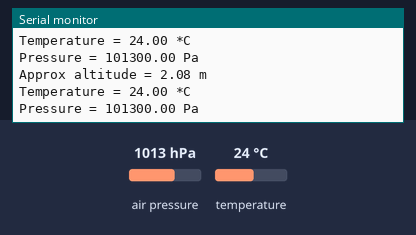
A sketch run on a simulated Arduino Uno, built with avr-gcc and run on an emulated ATmega328P. Parts: the last lines printed to the serial monitor. Inputs (shaded band) come from the test bench; at power-on: air pressure 1013 hPa, temperature 24 °C.

Above: at 1.2 s.
1.3 s: air pressure set to 1000 hPa
At 2.3 s:
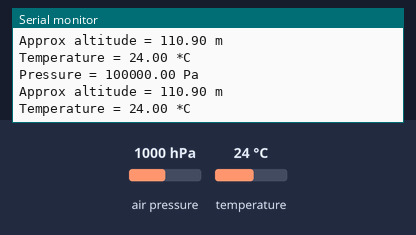
4.3 s: air pressure set to 952 hPa
At 5.0 s:
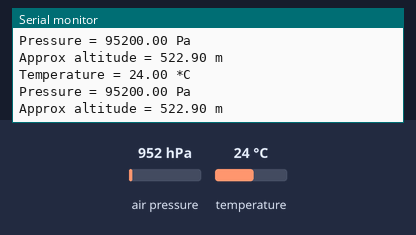
7.3 s: air pressure set to 1025 hPa
At 8.1 s:
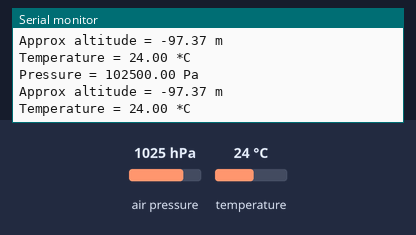
10.3 s: temperature set to 12 °C
At 11.4 s:
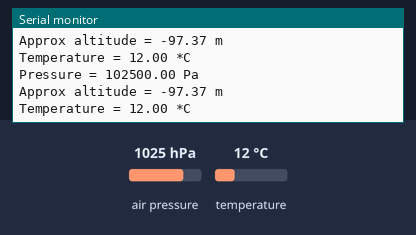
13.3 s: air pressure set to 975 hPa
At 14.2 s:
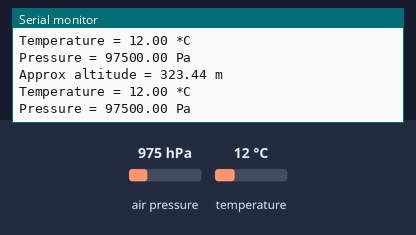
Timing chart, 0 to 16.3 s (numbered marks = the images above; inputs shaded):
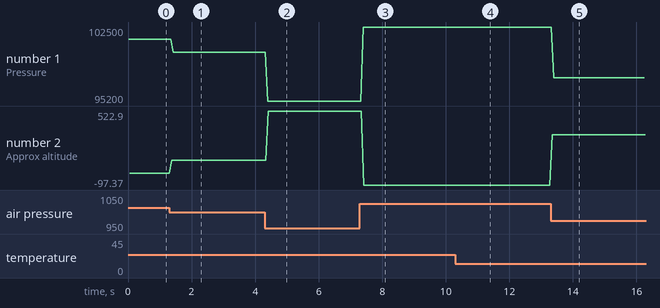

Measured:
- after the input at 1.3 s, the serial monitor: prints a new line after 0.08 s (image 1)
- after the input at 4.3 s, the serial monitor: prints a new line after 0.09 s (image 2)
- after the input at 7.3 s, the serial monitor: prints a new line after 0.10 s (image 3)
- after the input at 10.3 s, the serial monitor: prints a new line after 0.12 s (image 4)
- after the input at 13.3 s, the serial monitor: prints a new line after 0.05 s (image 5)
- plotted number 1: 101300 → 100000 after the input at 1.3 s, 100000 → 95200 after the input at 4.3 s, 95200 → 102500 after the input at 7.3 s, 102500 → 97500 after the input at 13.3 s
- plotted number 2: 2.08 → 110.9 after the input at 1.3 s, 110.9 → 522.9 after the input at 4.3 s, 522.9 → -97.37 after the input at 7.3 s, -97.37 → 323.44 after the input at 13.3 s

The sketch:

BMP_280.ino
```cpp
#include <Wire.h> // Библиотека для работы с шиной I2C
#include <SPI.h>  // Библиотека для работы с шиной SPI
#include <Adafruit_BMP280.h> // Библиотека для работы с датчиком BMP280, скачать:Adafruit.. BMP280_Library,Sensor-master,BusIO

// Для подключения по шине I2C
//Adafruit_BMP280 bmp;

// Для подключения по аппаратному SPI (указываем только номер пина CS)
//#define PIN_CS 10
//Adafruit_BMP280 bmp(PIN_CS);

// Для подключения по программному SPI (указываем все пины интерфейса)
#define PIN_SCK  13
#define PIN_MISO 12
#define PIN_MOSI 11
#define PIN_CS   10
Adafruit_BMP280 bmp(PIN_CS, PIN_MOSI, PIN_MISO,  PIN_SCK);//инициализируем сенсор, указывая пины)

void setup() {
  Serial.begin(9600); // Для вывода отладочной информации в терминал
    if(!bmp.begin()) { // проверяем если датчик BMP280 не найден
    Serial.println("BMP280 SENSOR ERROR"); // Выводим сообщение об ошибке
    while(1); // Переходим в бесконечный цикл
  }
//функция снизу нужна для настройки сенсора, чтобы настраивать вместо переменных пишите цифры
bmp.setSampling(Adafruit_BMP280::MODE_NORMAL, // Режим работы
                Adafruit_BMP280::SAMPLING_X2, // Точность изм. температуры
                Adafruit_BMP280::SAMPLING_X16, // Точность изм. давления
                Adafruit_BMP280::FILTER_X16, // Уровень фильтрации
                Adafruit_BMP280::STANDBY_MS_500); // Период просыпания, мСек

}
void loop() {
  // Выводим значение температуры
  Serial.print(F("Temperature = "));
  Serial.print(bmp.readTemperature()); // Функция измерения температуры
  Serial.println(" *C");

  // Выводим значение атмосферного давления
  Serial.print(F("Pressure = "));
  Serial.print(bmp.readPressure());  // Функция измерения атм. давления
  Serial.println(" Pa");

  // Выводим значение высоты
  Serial.print(F("Approx altitude = "));
  Serial.print(bmp.readAltitude(1013.25)); // Функция измерения высоты
  Serial.println(" m");
}
```
